Frame 1 (no input): blank canvas, image omitted
Frame 60 (the mouse pressed at the canvas centre just before this capture): blank canvas, image omitted
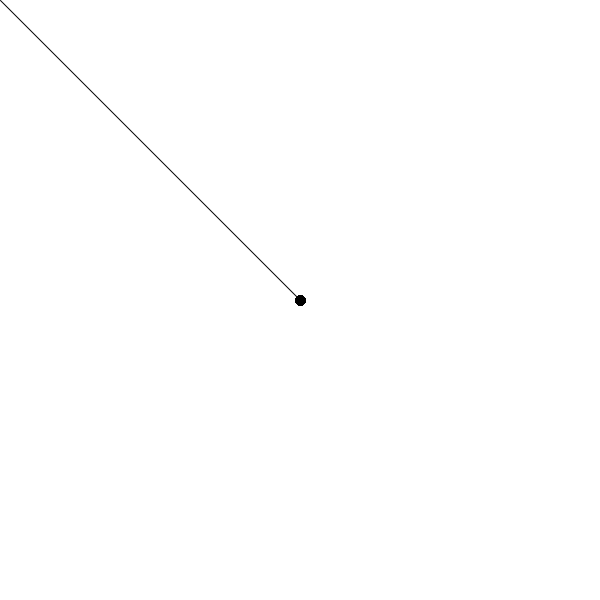
Frame 120 (the mouse held since frame 60 and released just before this capture)

The Processing sketch whose frames 1 and 60 were blank and that drew this single picture after the mouse press (run headless with seeded random() and noise(); from frame 60 on, the mouse is pressed at the canvas centre):

// Processing sketch: processing_39075
// ── processing_39075.pde

int x=10;
color c=#FF0000;

void setup()
{size(600, 600);
 background(255);
 smooth();
 
 
 }
 
 void draw()
 { 
  if(mousePressed==true)
     
  { line(mouseX, mouseY, pmouseX, pmouseY);
    strokeWeight(x);
   
   }
}

void keyPressed()
{
if (key==CODED){if(keyCode==UP) x++;
                else if(keyCode==DOWN && x>0) x--;
                if(keyCode==RIGHT){stroke(c);}
                else if (keyCode==LEFT) {stroke(0);}}
else if(keyPressed==true) line(mouseX-50, mouseY+50, pmouseX, pmouseY);              
}
